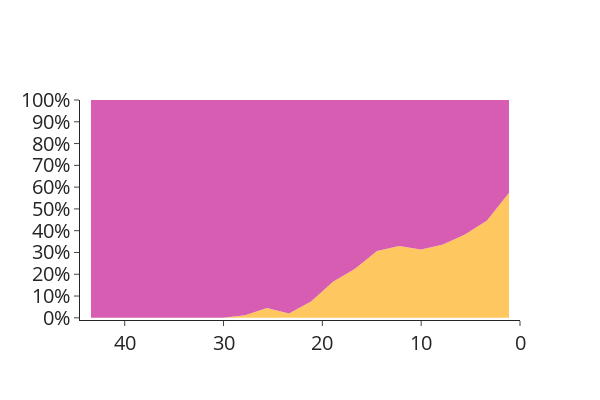

Here is the notebook cell this chart was saved with:
### Code cell
import plotly.graph_objects as go

col = 'dist'
hist_d = np.histogram(merged[col], bins=20, range = (0,max(merged[col])) )
xs = []
ys1 = []
ys2 = []
ys = []
left = 0
for right in tqdm(hist_d[1]):
    #print(left,right)
    sdf = merged.loc[(merged[col]>=left) & (merged[col]<right),:]
    sdf = sdf.loc[[_ for _ in sdf.index if _.startswith('INO')],:]
    if sdf.shape[0]==0:continue
    num_anaerobe = len(sdf.index[sdf['A']<0.5])
    num_aerobe = sdf.shape[0]-num_anaerobe
    ys2.append(num_aerobe/sdf.shape[0])
    ys1.append(num_anaerobe/sdf.shape[0])
    ys.append(sdf.shape[0]/(merged.shape[0]-d1.shape[0]))
    xs.append(max(merged[col])-(left+right)/2)
    left = right

fig = go.Figure()
fig.add_scatter(x=xs,y=ys2,mode='lines',opacity=0.7,fillcolor='#FFC75F', 
                marker=dict(size=4),
                name='Aerobe',fill='tozeroy',stackgroup='one',line=dict(width=0),showlegend=False)
fig.add_scatter(x=xs,y=ys1,mode='lines',opacity=0.7,fillcolor='#D65DB1',
                name='Anaerobe',fill='tonexty',stackgroup='one',line=dict(width=0),showlegend=False)
# fig.add_scatter(x=xs,y=ys,mode='markers+lines',name='Ratio of anaerobe')
fig.update_layout(height=400,width=600,xaxis_range=[max(merged[col]),0],yaxis_zeroline=False,yaxis_range=[-0.01,1],
                  yaxis_dtick=0.1,yaxis_tickformat=',.0%',
                  font_size=20,
                 template='simple_white')
fig.show()

### Figure 1 — Plotly figure (JSON) as saved in the notebook; plotly's stock layout.template omitted (floating-point values rounded to 4 significant figures)
{"data": [{"fill": "tozeroy", "fillcolor": "#FFC75F", "line": {"width": 0}, "marker": {"size": 4}, "mode": "lines", "name": "Aerobe", "opacity": 0.7, "showlegend": false, "stackgroup": "one", "type": "scatter", "x": [43.41, 41.18, 38.96, 36.73, 34.51, 32.28, 30.05, 27.83, 25.6, 23.37, 21.15, 18.92, 16.7, 14.47, 12.24, 10.02, 7.792, 5.565, 3.339, 1.113], "y": [0, 0, 0, 0, 0, 0, 0, 0.0119, 0.04464, 0.01935, 0.07538, 0.1661, 0.2252, 0.3067, 0.3299, 0.3137, 0.3372, 0.382, 0.4468, 0.5748]}, {"fill": "tonexty", "fillcolor": "#D65DB1", "line": {"width": 0}, "mode": "lines", "name": "Anaerobe", "opacity": 0.7, "showlegend": false, "stackgroup": "one", "type": "scatter", "x": [43.41, 41.18, 38.96, 36.73, 34.51, 32.28, 30.05, 27.83, 25.6, 23.37, 21.15, 18.92, 16.7, 14.47, 12.24, 10.02, 7.792, 5.565, 3.339, 1.113], "y": [1, 1, 1, 1, 1, 1, 1, 0.9881, 0.9554, 0.9806, 0.9246, 0.8339, 0.7748, 0.6933, 0.6701, 0.6863, 0.6628, 0.618, 0.5532, 0.4252]}], "layout": {"font": {"size": 20}, "height": 400, "width": 600, "xaxis": {"range": [44.52, 0], "type": "linear"}, "yaxis": {"dtick": 0.1, "range": [-0.01, 1], "tickformat": ",.0%", "type": "linear", "zeroline": false}}}
